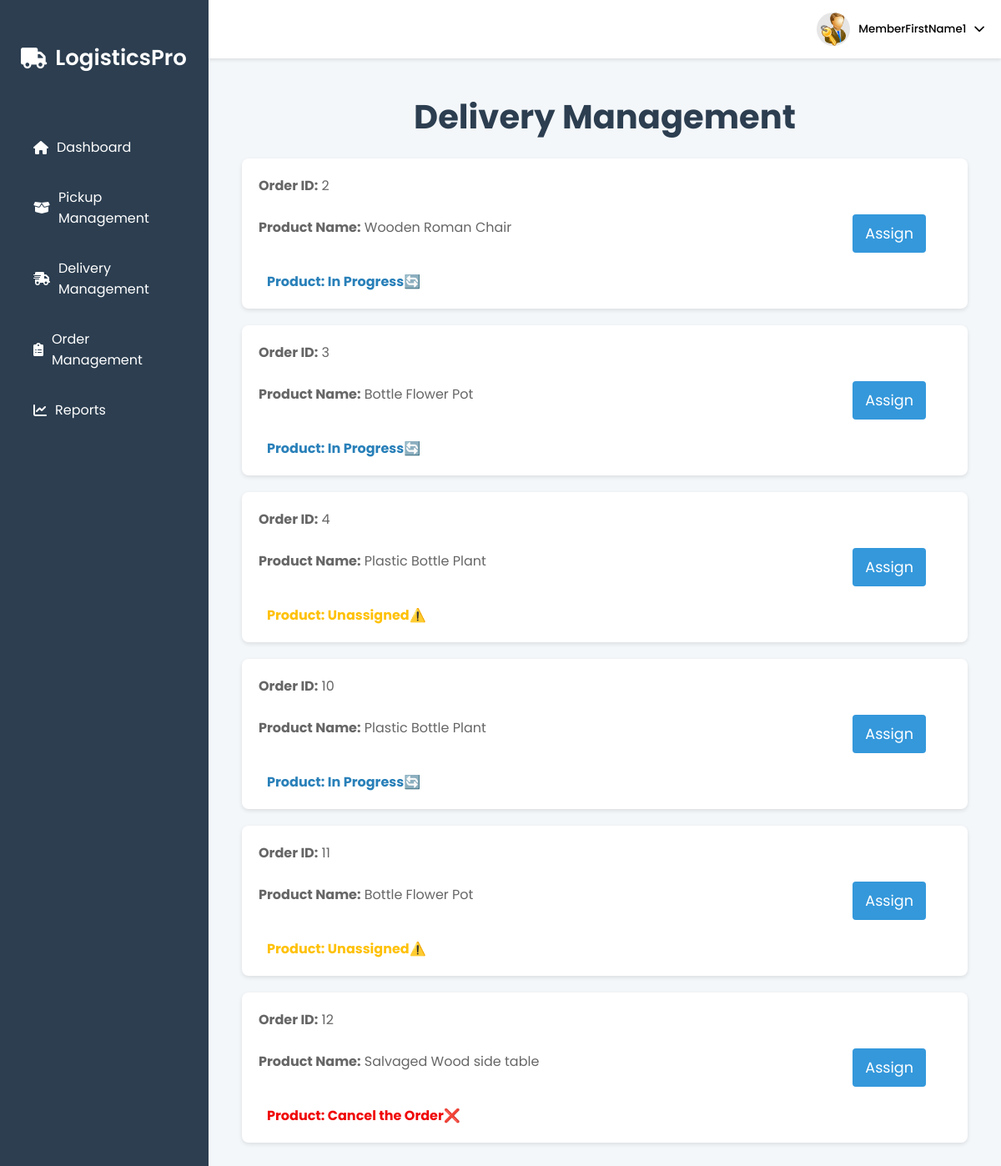
Page /logistic/delivery_manage (signed in) on the earlier database version.
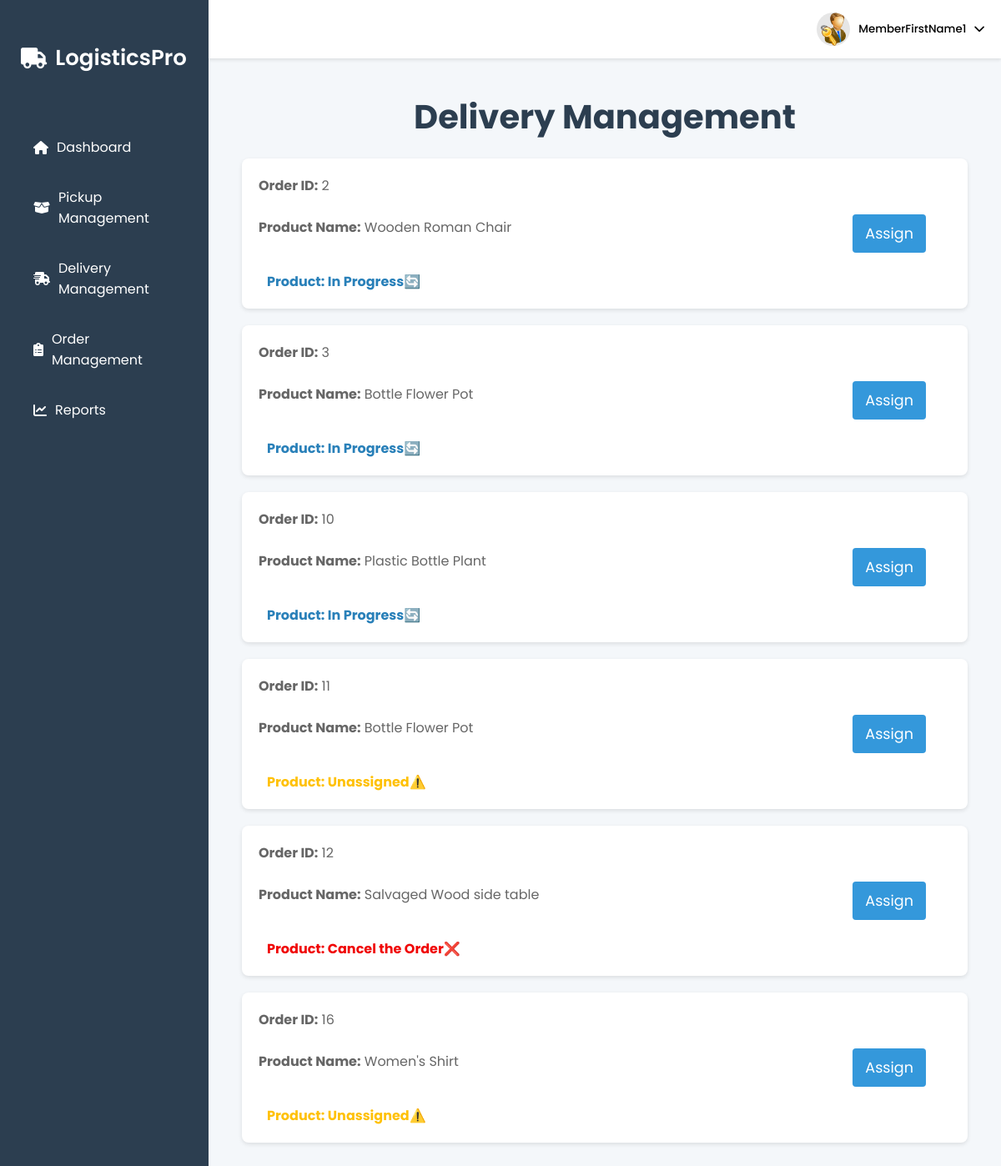
Same page on the later database version.
### tables this page shows
CREATE TABLE assign_delivery (
        id INTEGER PRIMARY KEY AUTOINCREMENT, 
        order_id INTEGER NOT NULL,
        seller_id INTEGER NOT NULL,
        condition TEXT NOT NULL,
        courier TEXT NOT NULL,
        arrival_date DATE NOT NULL,
        pickup_date DATE NOT NULL,
        delivered_date DATE,
        description TEXT NOT NULL,
        assigned_member_id INTEGER,
        status_updated_member_id INTEGER,
        FOREIGN KEY (order_id) REFERENCES orders(id) ON DELETE CASCADE ON UPDATE CASCADE
    );

CREATE TABLE orders (
        id INTEGER PRIMARY KEY AUTOINCREMENT,
        buyer_id INTEGER NOT NULL,
        product_id INTEGER NOT NULL, 
        quantity INTEGER NOT NULL,
        date DATE NOT NULL,
        payment_method TEXT NOT NULL,
        delivery_status TEXT DEFAULT 'Pending',
        seller_status TEXT DEFAULT 'Pending',
        total_amount DECIMAL(10,2) NOT NULL,
        FOREIGN KEY (buyer_id) REFERENCES user(pid) ON DELETE CASCADE ON UPDATE CASCADE
        FOREIGN KEY (product_id) REFERENCES products(id) 
    );

CREATE TABLE products (
        id INTEGER PRIMARY KEY AUTOINCREMENT,
        name TEXT NOT NULL,
        category TEXT NOT NULL,
        description TEXT,
        price DECIMAL(10, 2) NOT NULL,
        quantity INTEGER NOT NULL,
        condition TEXT NOT NULL,
        seller_id TEXT NOT NULL,
        image_path TEXT,
        video_path TEXT,
        FOREIGN KEY (seller_id) REFERENCES sellers(id) ON DELETE CASCADE
    );

### logistic_feature.py (the view)
@logistic_blueprint.route("/delivery_manage")
def delivery_management():
    member_id = session.get("member_id")
    if not member_id:
        flash("Please log in to access this page.", "danger")
        return redirect(url_for("logistic.login"))
    con = get_connect_db()
    cur = con.cursor()
    shipped_orders = cur.execute("""
           SELECT
                o.id as order_id,
                o.product_id,
                p.name as product_name,
                o.delivery_status,
                ad.condition AS assign_delivery_condition
            FROM orders o
            JOIN products p ON o.product_id = p.id
            LEFT JOIN assign_delivery ad ON o.id = ad.order_id
            WHERE o.delivery_status = 'Shipped'
        """).fetchall()
    return render_template("delivery_management.html", shipped_orders=shipped_orders)

### db.py (called while the page is built)
def get_connect_db():
    conn = sqlite3.connect(DATABASE_PATH)
    conn.row_factory = sqlite3.Row
    return conn

### web.py (called while the page is built)
@app.after_request
def add_header(response):
    response.headers["Cache-Control"] = "no-store, no-cache, must-revalidate, post-check=0, pre-check=0, max-age=0"
    response.headers["Pragma"] = "no-cache"
    response.headers["Expires"] = "0"
    return response

### templates/delivery_management.html (shortened to what this page needs)
{% extends "logistic_page.html" %}
{% block content %}
<link rel="stylesheet" href="/static/delivery_management.css">
    <section class="page-content">
        <h1>Delivery Management</h1>
        <div class="delivery-orders">
        {% if shipped_orders %}
            {% for order in shipped_orders %}
                <div class="order-item">
                    <div class="order-details">
                        <div class="order-info">
                            <p><strong>Order ID:</strong> {{order.order_id}}</p>
                            <p><strong>Product Name:</strong> {{order.product_name}}</p>
                        </div>
                        <div class="delivery-status">
                            {% if order.assign_delivery_condition %}
                                {% if order.assign_delivery_condition == 'Non-Deliverable'%}
                                    <span class="status-badge" data-status="Cancelled"><strong>Product:</strong> Cancel the Order❌ </span>
                                {% else %}
                                    <span class="status-badge" data-status="On Progress"><strong>Product:</strong> In Progress🔄</span>
                                {% endif %}
                            {% else %}
                                <span class="status-badge" data-status="Unassign"><strong>Product:</strong> Unassigned⚠️</span>
                            {% endif %}
                        </div>
                    </div>
                     <div class="order-actions">
                         <form method="get" action="{{ url_for('logistic.delivery_details', order_id=order.order_id) }}">
                                 <button type="submit" class="assign-btn">Assign</button>
                            </form>
                       </div>
                   </div>
             {% endfor %}
         {% else %}
            <p>No orders with 'Shipped' delivery status at the moment.</p>
          {% endif %}
        </div>
    </section>
{% endblock %}

Differences in the rows shown:
no longer on this page (row edited): orders: order_id "4", product_name "Plastic Bottle Plant", shows "Product:"
added orders: order_id "16", product_name "Women's Shirt", shows "Product:"
